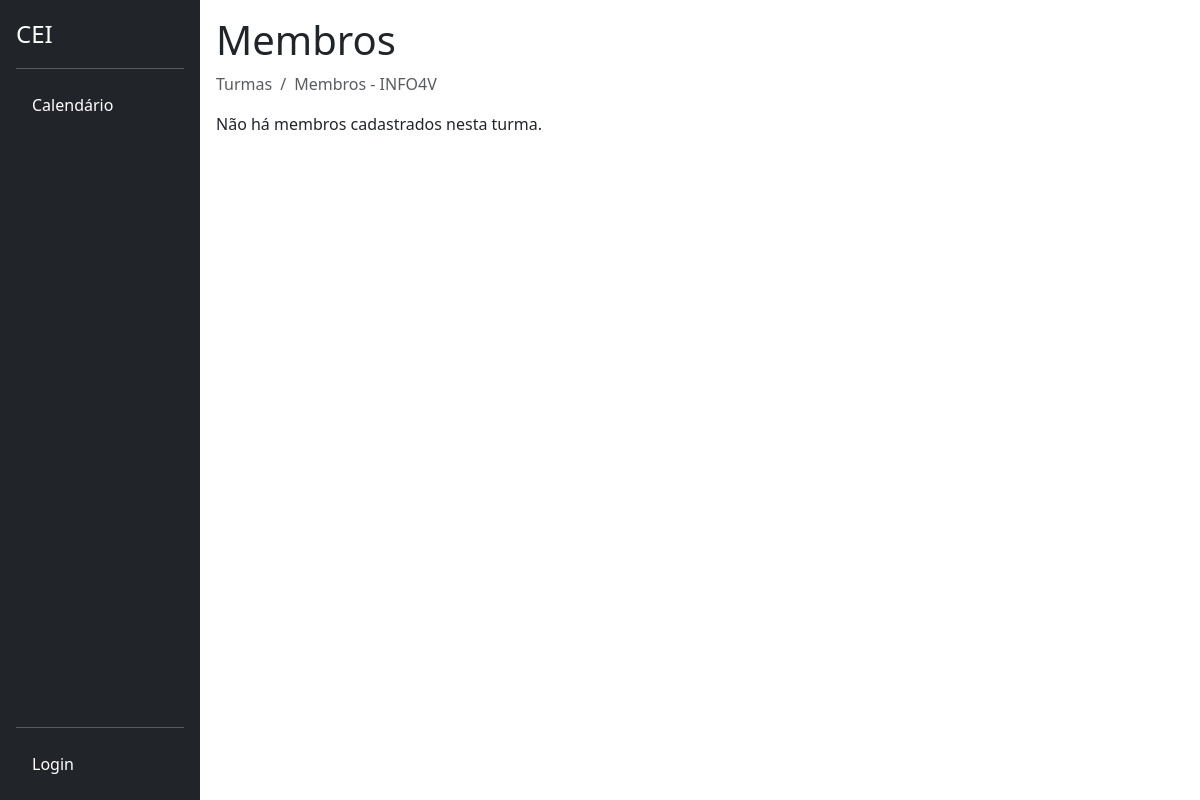
The page /turma/2/ on the database as committed earlier.
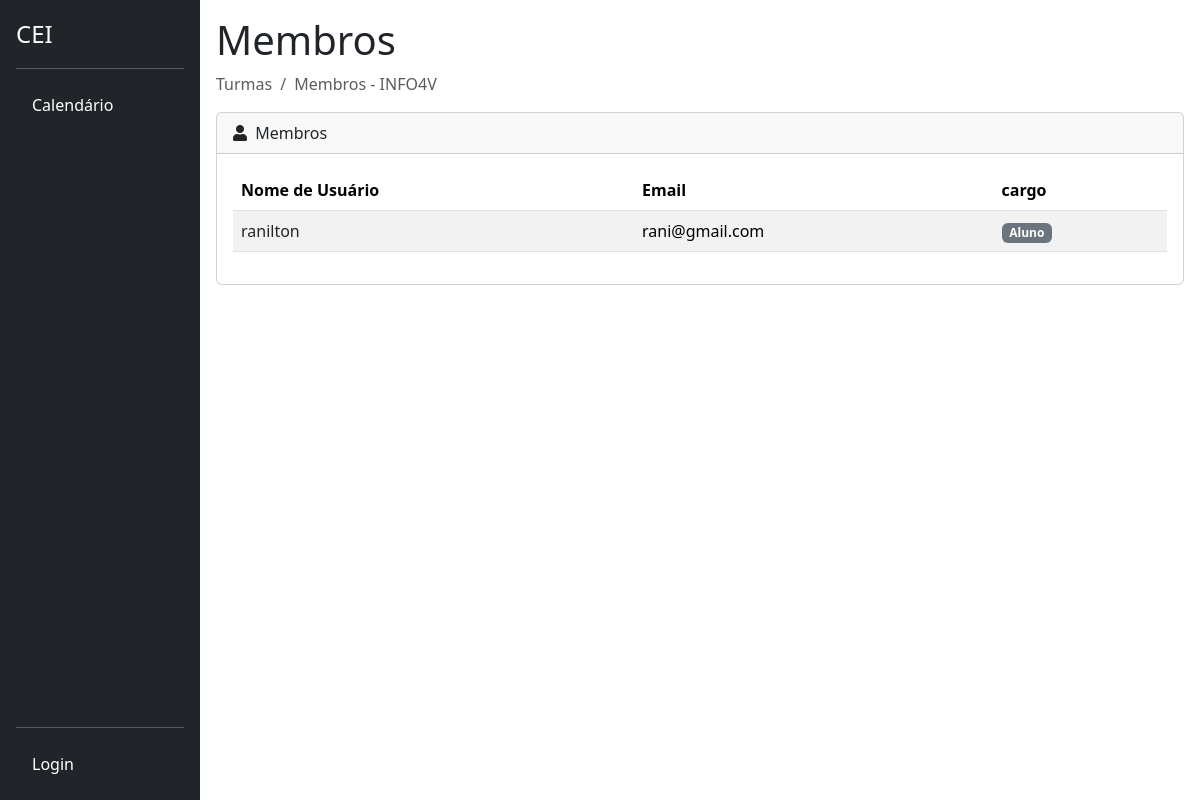
The same page on the database as committed later.
### profiles/models.py (models this page shows, shortened)
class CustomUser(AbstractUser):
    id = models.BigAutoField(primary_key=True)
    turma = models.ForeignKey('classes.Turma', on_delete=models.SET_NULL, blank=True, null=True)
    @property
    def cargo(self):
        if self.groups.filter(name="Tutor").exists():
            return "Aluno e Tutor"
        elif self.groups.filter(name="Discente").exists():
            return "Aluno"
        elif self.groups.filter(name="Docente").exists():
            return "Professor"
        return "Indefinido"

### classes/views.py (the view)
# urls.py: path('turma/<int:pk>/', TurmaMembersView.as_view(), name='turma_members'),
class TurmaMembersView(DetailView):
    model = Turma
    template_name = 'classes/listar_membros.html'
    context_object_name = 'turma'
    def get_context_data(self, **kwargs):
        context = super().get_context_data(**kwargs)
        turma = self.object
        group_name = f"{turma.nome}_{turma.serie}_{turma.turno}_{turma.curso}"
        group = Group.objects.filter(name=group_name).first()
        context['members'] = group.user_set.all() if group else []
        return context

### classes/templates/classes/listar_membros.html (shortened to what this page needs)
{% extends 'base.html' %}
{% block content %}
<div class="container-fluid">
    <h1>Membros</h1>
    <ol class="breadcrumb mb-3">
        <li class="breadcrumb-item active">Turmas</li>
        <li class="breadcrumb-item active">Membros - {{ turma.nome }}</li>
    </ol>
    {% if members %}
        <div class="card col-md-12">
            <div class="card-header">
                <i class="fas fa-user me-1"></i>
                Membros
            </div>
            <div class="card-body">
                <table id="membersTable" class="table table-striped table-hover">
                    <thead class="table">
                        <tr>
                            <th>Nome de Usuário</th>
                            <th>Email</th>
                            <th>cargo</th>
                        </tr>
                    </thead>
                    <tbody>
                        {% for member in members %}
                        <tr>
                            <td>
                                <a href="{% url 'user_detail' member.id %}" class="text-decoration-none text-dark">{{ member.username }}</a>
                            </td>
                            <td>{{ member.email }}</td>
                            <td>
                                {% if member.cargo == "Aluno e Tutor" %}
                                    <span class="badge text-bg-info">Aluno e Tutor</span>
                                {% elif member.cargo == "Aluno" %}
                                    <span class="badge text-bg-secondary">Aluno</span>
                                {% endif %}
                            </td>
                        </tr>
                        {% endfor %}
                    </tbody>
                </table>
            </div>
        </div>
    {% else %}
        <p>Não há membros cadastrados nesta turma.</p>
    {% endif %}
</div>
{% endblock %}
{% block scripts %}
<link href="https://cdn.jsdelivr.net/npm/simple-datatables@7.1.2/dist/style.min.css" rel="stylesheet" />
{% endblock %}

Rows that differ between the two databases and show on the page:
added CustomUser: username "ranilton", email "rani@gmail.com", shows "Aluno"
Other text that changed with them:
text no longer shown: "Não há membros cadastrados nesta turma."
text now shown: "Membros Nome de Usuário Email cargo"
